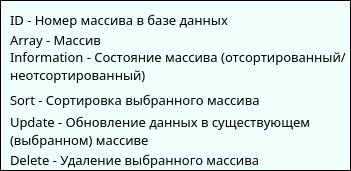
   <widget class="QGroupBox" name="groupBox_Table">
    <property name="geometry">
     <rect>
      <x>490</x>
      <y>40</y>
      <width>351</width>
      <height>171</height>
     </rect>
    </property>
    <property name="font">
     <font>
      <family>Bahnschrift Light</family>
      <pointsize>11</pointsize>
      <italic>true</italic>
      <underline>false</underline>
     </font>
    </property>
    <property name="styleSheet">
     <string notr="true">QGroupBox {
    border: 1px solid black;
	background-color: rgb(238, 255, 252);
    outline: none;
}

QGroupBox::item {
    border: none;
}</string>
    </property>
    <property name="title">
     <string/>
    </property>
    <widget class="QLabel" name="label_Update">
     <property name="geometry">
      <rect>
       <x>10</x>
       <y>110</y>
       <width>351</width>
       <height>41</height>
      </rect>
     </property>
     <property name="maximumSize">
      <size>
       <width>16777215</width>
       <height>16777215</height>
      </size>
     </property>
     <property name="font">
      <font>
       <family>Bahnschrift Light</family>
       <pointsize>10</pointsize>
      </font>
     </property>
     <property name="autoFillBackground">
      <bool>false</bool>
     </property>
     <property name="text">
      <string>Update - Обновление данных в существующем (выбранном) массиве</string>
     </property>
     <property name="textFormat">
      <enum>Qt::TextFormat::AutoText</enum>
     </property>
     <property name="scaledContents">
      <bool>false</bool>
     </property>
     <property name="alignment">
      <set>Qt::AlignmentFlag::AlignLeading|Qt::AlignmentFlag::AlignLeft|Qt::AlignmentFlag::AlignVCenter</set>
     </property>
     <property name="wordWrap">
      <bool>true</bool>
     </property>
    </widget>
    <widget class="QLabel" name="label_Delete_Id">
     <property name="geometry">
      <rect>
       <x>10</x>
       <y>150</y>
       <width>331</width>
       <height>20</height>
      </rect>
     </property>
     <property name="font">
      <font>
       <family>Bahnschrift Light</family>
       <pointsize>10</pointsize>
      </font>
     </property>
     <property name="text">
      <string>Delete - Удаление выбранного массива</string>
     </property>
    </widget>
    <widget class="QLabel" name="label_Id">
     <property name="geometry">
      <rect>
       <x>10</x>
       <y>10</y>
       <width>301</width>
       <height>20</height>
      </rect>
     </property>
     <property name="font">
      <font>
       <family>Bahnschrift Light</family>
       <pointsize>10</pointsize>
      </font>
     </property>
     <property name="text">
      <string>ID - Номер массива в базе данных</string>
     </property>
    </widget>
    <widget class="QLabel" name="label_Array">
     <property name="geometry">
      <rect>
       <x>10</x>
       <y>30</y>
       <width>131</width>
       <height>20</height>
      </rect>
     </property>
     <property name="font">
      <font>
       <family>Bahnschrift Light</family>
       <pointsize>10</pointsize>
      </font>
     </property>
     <property name="text">
      <string>Array - Массив</string>
     </property>
    </widget>
    <widget class="QLabel" name="label_Info">
     <property name="geometry">
      <rect>
       <x>10</x>
       <y>40</y>
       <width>341</width>
       <height>51</height>
      </rect>
     </property>
     <property name="font">
      <font>
       <family>Bahnschrift Light</family>
       <pointsize>10</pointsize>
      </font>
     </property>
     <property name="text">
      <string>Information - Состояние массива (отсортированный/неотсортированный)</string>
     </property>
     <property name="wordWrap">
      <bool>true</bool>
     </property>
    </widget>
    <widget class="QLabel" name="label_Sort_Id">
     <property name="geometry">
      <rect>
       <x>10</x>
       <y>90</y>
       <width>321</width>
       <height>20</height>
      </rect>
     </property>
     <property name="font">
      <font>
       <family>Bahnschrift Light</family>
       <pointsize>10</pointsize>
      </font>
     </property>
     <property name="text">
      <string>Sort - Сортировка выбранного массива</string>
     </property>
    </widget>
   </widget>
